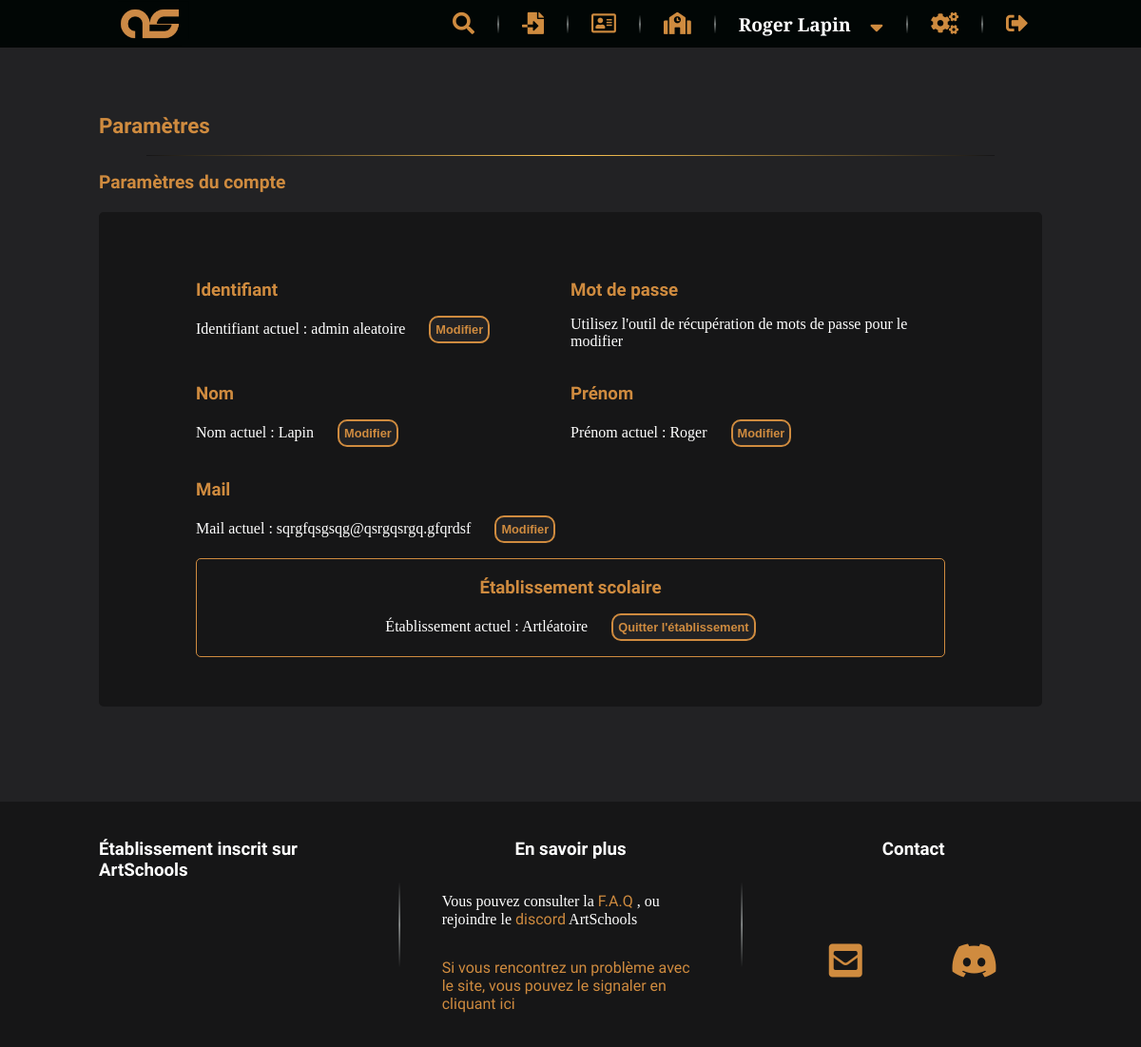
Page /P5_01_Code/index.php?action=settings (signed in) on the committed database.
### tables this page shows
CREATE TABLE IF NOT EXISTS `as_user` (
  `id` int(11) NOT NULL AUTO_INCREMENT,
  `pseudo` varchar(50) NOT NULL,
  `firstName` varchar(100) DEFAULT NULL,
  `lastName` varchar(100) DEFAULT NULL,
  `mail` varchar(255) NOT NULL,
  `school` varchar(255) NOT NULL,
  `schoolGroup` varchar(50) DEFAULT NULL,
  `password` varchar(255) NOT NULL,
  `temporaryPassword` text DEFAULT NULL,
  `beingReset` tinyint(1) NOT NULL DEFAULT 0,
  `nbWarning` int(11) NOT NULL DEFAULT 0,
  `isBan` tinyint(1) NOT NULL DEFAULT 0,
  `isAdmin` tinyint(1) NOT NULL DEFAULT 0,
  `isModerator` tinyint(1) NOT NULL DEFAULT 0,
  `isActive` tinyint(1) NOT NULL DEFAULT 1,
  `profileBannerInfo` text DEFAULT NULL,
  `profilePictureInfo` text DEFAULT NULL,
  `profileTextInfo` text DEFAULT NULL,
  PRIMARY KEY (`id`)
);

### P5_01_Code/model/RenderView.php (called while the page is built, shortened)
<?php
class RenderView
{
    public static function render(string $template, string $view, array $data = null)
    {
        require 'view/' . $view;
    }
}

### P5_01_Code/model/Database.php (called while the page is built, shortened)
<?php
abstract class Database
{
    protected static $db;
    protected function getConnection()
    {
        if (empty(self::$db)) {
            self::$db = new \PDO(self::DB_HOST, self::DB_LOGIN, self::DB_PASSWORD, self::DB_ERRMODE);
            return self::$db;
        } else {
            return self::$db;
        }
    }
    public function sql($req, array $parameters = null)
    {
        $q = $this->getConnection()->prepare($req);
        if ($parameters) {
            foreach ($parameters as $paraKey => $paraValue) {
                if (is_int($paraValue)) {
                    $q->bindValue($paraKey, $paraValue, \PDO::PARAM_INT);
                } else {
                    $q->bindValue($paraKey, $paraValue);
                }
            }
        }
        $q->execute();
        return $q;
    }
}

### P5_01_Code/model/UserManager.php (called while the page is built, shortened)
<?php
class UserManager extends AbstractManager
{
    public static $OBJECT_TYPE = 'Chemin\ArtSchools\Model\User';
    public static $TABLE_NAME = 'as_user';
    public static $TABLE_CHAMPS ='id, pseudo, firstName, lastName, password, mail, school, schoolGroup, temporaryPassword, beingReset,
        nbWarning, isBan, isAdmin, isModerator,
        isActive, profileBannerInfo, profilePictureInfo, profileTextInfo';
    public function getUserByPseudo(string $pseudo)
    {
        if ($this->pseudoExists($pseudo)) {
            $q = $this->sql(
                'SELECT ' . static::$TABLE_CHAMPS . '
                FROM ' . static::$TABLE_NAME . '
                WHERE pseudo = :pseudo',
                [':pseudo' => $pseudo]
            );
            $result = $q->fetchObject(static::$OBJECT_TYPE);
            return $result;
        } else {
            return false;
        }
    }
    public function pseudoExists(string $pseudo)
    {
        if (strlen($pseudo) > 0) {
            $q = $this->sql(
                'SELECT pseudo
                FROM ' . static::$TABLE_NAME . '
                WHERE pseudo = :pseudo',
                [':pseudo' => $pseudo]
            );
            if ($q->fetch()) {
                return true;
            } else {
                $q->closeCursor();
                return false;
            }
        } else {
            return false;
        }
    }
}

### P5_01_Code/model/User.php (called while the page is built, shortened)
<?php
class User
{
    private $id,
        $pseudo,
        $firstName,
        $lastName,
        $mail,
        $school,
        $schoolGroup,
        $password,
        $temporaryPassword,
        $beingReset,
        $nbWarning,
        $isBan,
        $isAdmin,
        $isModerator,
        $isActive,
        $profileBannerInfo = null,
        $profileBanner,
        $noBanner,
        $profilePictureInfo = null,
        $profilePicture,
        $profilePictureOrientation,
        $profilePictureSize,
        $profileTextInfo = null,
        $profileTextBlock,
        $profileTextPseudo,
        $profileTextSchool;
    public function getPseudo()
    {
        return $this->pseudo;
    }
    public function getFirstName()
    {
        return $this->firstName;
    }
    public function getLastName()
    {
        return $this->lastName;
    }
    public function getMail()
    {
        return $this->mail;
    }
    public function getSchool()
    {
        return $this->school;
    }
}

### P5_01_Code/view/frontend/settingsView.php (the view, shortened to what this page needs)
<section id="blockSettings" class="container">
    <h1>Paramètres</h1>
    <hr>
    <div>
        <h2>Paramètres du compte</h2>
        <div id="accountSettings" class="blockStyleTwo">
            <div>
                <h3 class="orang">Identifiant</h3>
                <p>
                    Identifiant actuel : <span><?=$data['user']->getPseudo()?></span><button id="editPseudo" inputNeeded="text" elem="pseudo">Modifier</button>
                </p>
            </div>
            <div>
                <h3 class="orang">Mot de passe</h3>
                <p>
                    Utilisez l'outil de récupération de mots de passe pour le modifier
                </p>
            </div>
            <div>
                <h3 class="orang">Nom</h3>
                <p>
                    Nom actuel : <span><?=$data['user']->getLastName()?></span><button id="editLastName" inputNeeded="text" elem="lastName">Modifier</button>
                </p>
            </div>
            <div>
                <h3 class="orang">Prénom</h3>
                <p>
                    Prénom actuel : <span><?=$data['user']->getFirstName()?></span><button id="editFirstName" inputNeeded="text" elem="firstName">Modifier</button>
                </p>
            </div>
           <div>
                <h3 class="orang">Mail</h3>
                <p>
                    Mail actuel : <span><?=$data['user']->getMail()?></span><button id="editMail" inputNeeded="text" elem="mail">Modifier</button>
                </p>
           </div>
           <div class="fullWidth">
                <h3 class="orang">Établissement scolaire</h3>
                <?php
                if ($data['user']->getSchool() === NO_SCHOOL) {
                    ?>
                    <p>
                        <span>Vous ne faite parti d'aucun établissement scolaire</span><button id="editSchool" inputNeeded="text" elem="joinSchool">Rejoindre un établissement</button>
                    </p>
                    <?php
                } else {
                    ?>
                    <p>
                        Établissement actuel : <span><?=$data['user']->getSchool()?></span><button id="editSchool" inputNeeded="text" elem="leaveSchool">Quitter l'établissement</button>
                    </p>
                    <?php
                }
                ?>
           </div>
        </div>
    </div>
</section>

### P5_01_Code/public/css/styleGeneral.css (style rules this page uses)
body { margin: 0px; color: white; background-color: #222224; font-family: 'Slabo 27px', serif; }
h1 { font-size: 1.4em; color: #CF8B3F; }
h2 { font-size: 1.2em; color: #CF8B3F; }
h1, h2, h3, h4, h5, h6, caption { font-family: 'Asap', sans-serif; }
hr { background : linear-gradient(to right, #161617, #FFC652, #161617); border:none; height: 1px; width: 90%; }
section > h1 { text-align: left; }
.blockStyleTwo { display: flex; flex-direction: column; border: solid 2px #161617; border-radius: 5px; padding: 50px 100px; margin-top: 20px; background-color: #161617; }
.container { max-width: 90%; margin: auto; }
.fullWidth { width: 100%; }
.orang { color: #CF8B3F; }
button { padding: 5px; margin-left: 10px; background-color: #222224; color: #CF8B3F; font-weight: bolder; font-size: 1em; border: solid 2px #CF8B3F; border-radius: 10px; cursor: pointer; }
@media all and (min-width:992px) and (max-width:1200px) { .container { max-width: 992px; } }
@media all and (min-width:992px) and (max-width:1200px) { button { font-size: 0.8em; } }

### P5_01_Code/public/css/settings.css (style rules this page uses)
#blockSettings { padding: 50px 0 100px 0; }
#blockSettings h3 { margin-bottom: 0; }
#blockSettings button { margin-left: 25px; }
#accountSettings { flex-direction: row; flex-wrap: wrap; }
#accountSettings > div { width: 50%; }
#accountSettings > .fullWidth { width: 100%; text-align: center; border: solid 1px #CF8B3F; border-radius: 5px; }

### rows in the picture
as_user: pseudo "admin aleatoire", lastName "Lapin", firstName "Roger", mail "sqrgfqsgsqg@qsrgqsrgq.gfqrdsf", school "Artléatoire"

### other values in the picture
$_SESSION['fullName'] "Roger Lapin"
